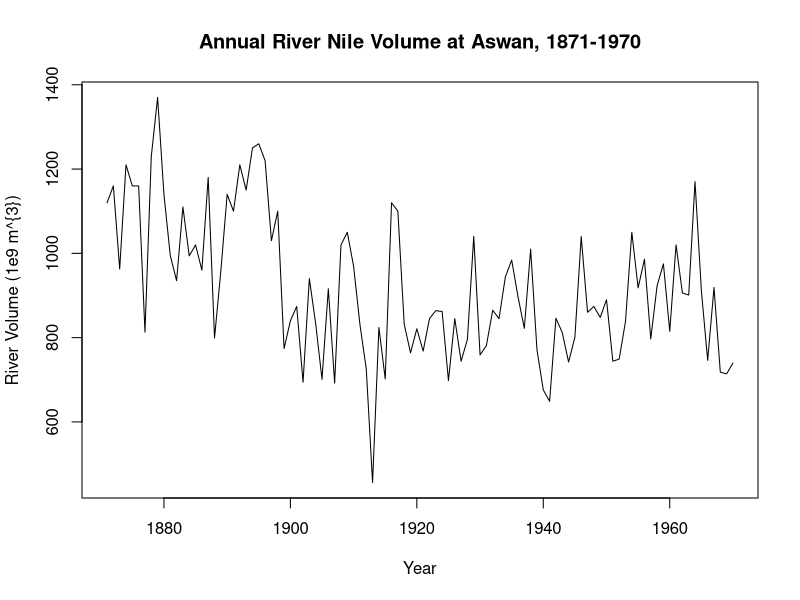
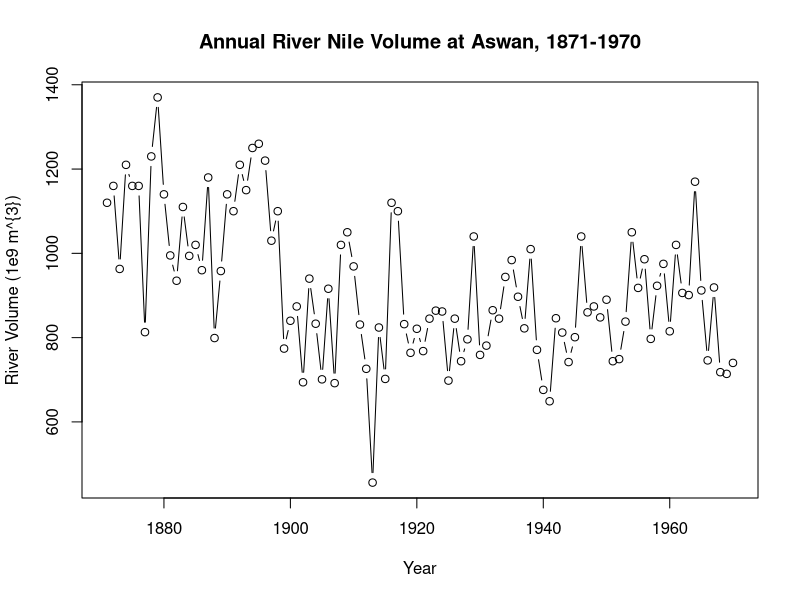
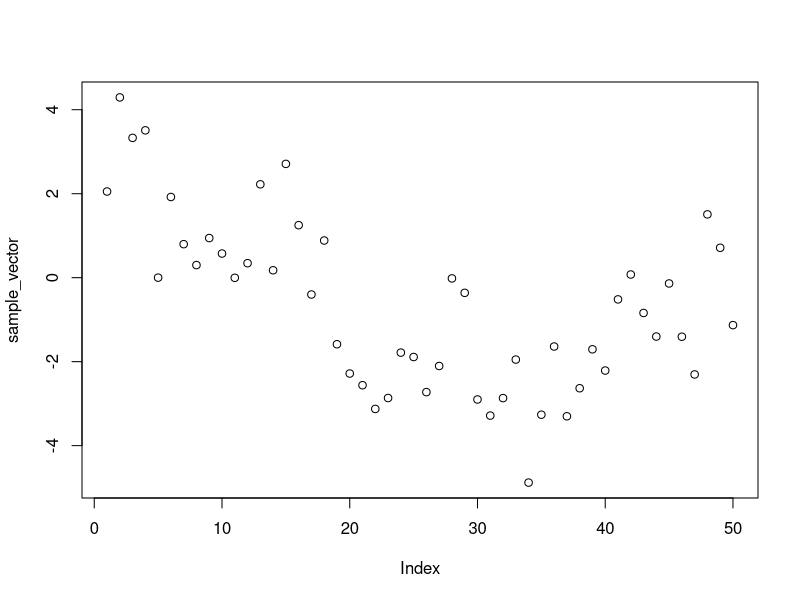
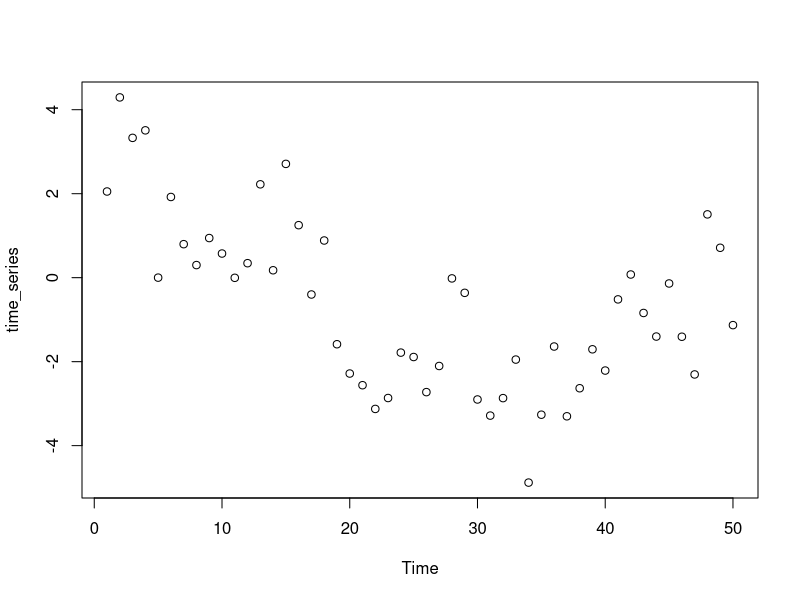
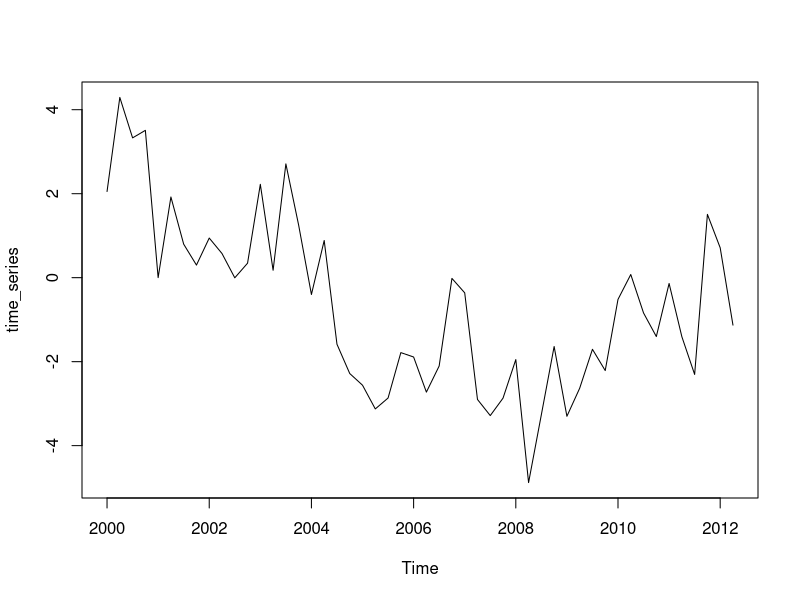
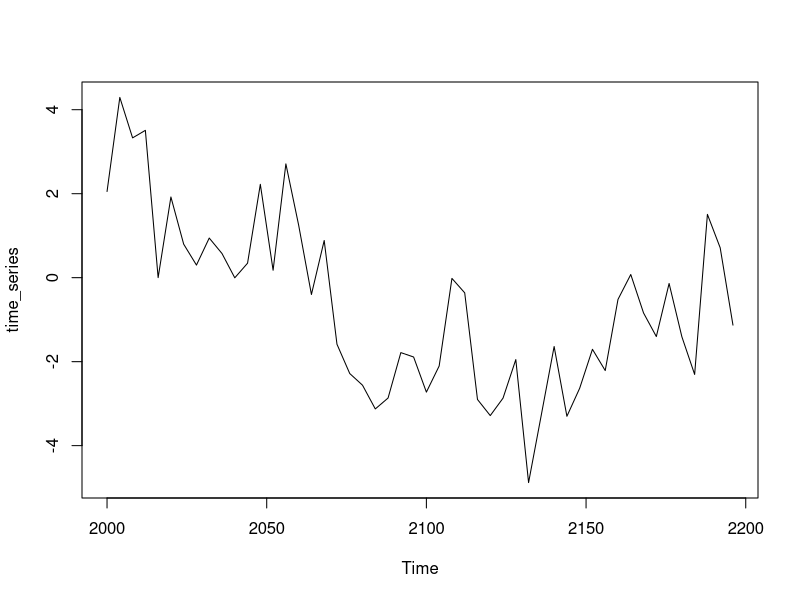
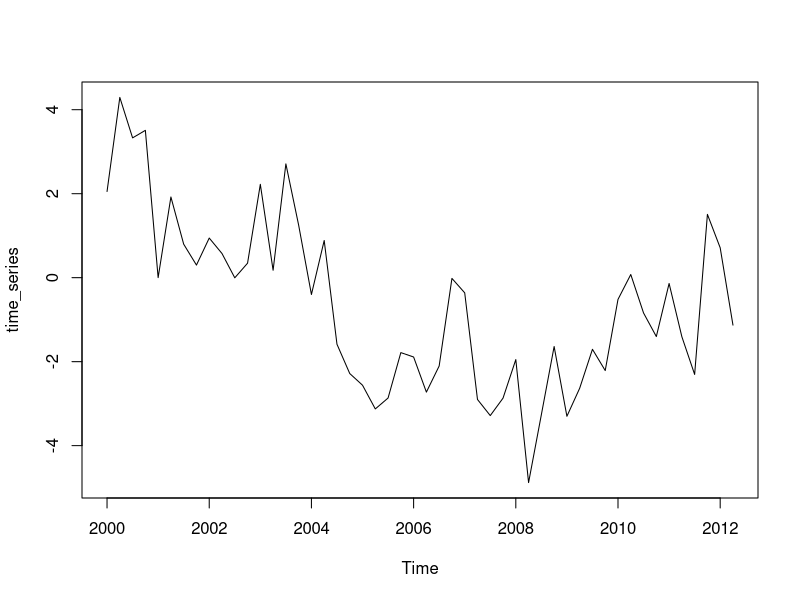
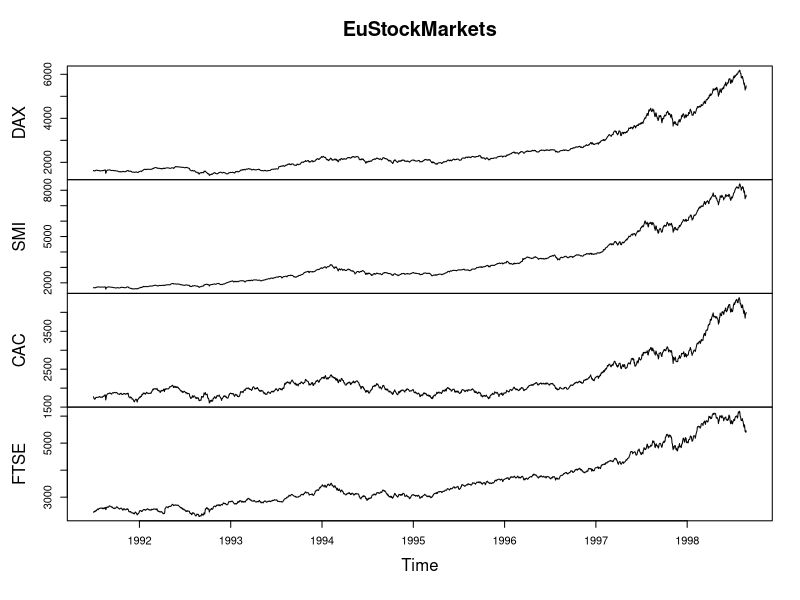

The R source for these figures, in order: (Note: this script raises an error after producing the figures.)
## ---- chunk 1
print(Nile)
## ---- chunk 2
length(Nile)
## ---- chunk 3
head(Nile)
## ---- chunk 4
head(Nile, n = 10)
## ---- chunk 5
tail(Nile)
## ---- chunk 6
plot(Nile, xlab = 'Year', ylab = 'River Volume (1e9 m^{3})', main = 'Annual River Nile Volume at Aswan, 1871-1970')
## ---- chunk 7
plot(Nile, xlab = 'Year', ylab = 'River Volume (1e9 m^{3})', main = 'Annual River Nile Volume at Aswan, 1871-1970',  type = 'b')
# b stands for both: line and points
## ---- chunk 8
print(AirPassengers)
## ---- chunk 9
start(AirPassengers)

end(AirPassengers)
## ---- chunk 10
time(AirPassengers)
## ---- chunk 11
frequency(AirPassengers)
## ---- chunk 12
deltat(AirPassengers)
## ---- chunk 13
cycle(AirPassengers)
## ---- chunk 14
mean(AirPassengers)
## ---- chunk 15
A <- c (1, 2, 3)
A
## ---- chunk 16
sample_vector <- c(2.0521941073,  4.2928852797,  3.3294132944,  3.5085950670,  0.0009576938,
   1.9217186345,  0.7978134128,  0.2999543435,  0.9435687536,  0.5748283388,
 -0.0034005903,  0.3448649176,  2.2229761136,  0.1763144576,  2.7097622770,
  1.2501948965, -0.4007164754,  0.8852732121, -1.5852420266, -2.2829278891,
 -2.5609531290, -3.1259963754, -2.8660295895, -1.7847009207, -1.8894912908,
 -2.7255351194, -2.1033141800, -0.0174256893, -0.3613204151, -2.9008403327,
 -3.2847440927, -2.8684594718, -1.9505074437, -4.8801892525, -3.2634605353,
 -1.6396062522, -3.3012575840, -2.6331245433, -1.7058354022, -2.2119825061,
 -0.5170595186,  0.0752508095, -0.8406994716, -1.4022683487, -0.1382114230,
 -1.4065954703, -2.3046941055,  1.5073891432,  0.7118679477, -1.1300519022)
## ---- chunk 17
plot(sample_vector)
## ---- chunk 18
time_series <- ts(sample_vector)
plot(time_series, type = 'p')
## ---- chunk 19
length(sample_vector)
## ---- chunk 20
time_series <- ts(sample_vector, start = 2000, frequency = 4)
plot(time_series)
## ---- chunk 21
time(time_series)
## ---- chunk 22
time_series <- ts(sample_vector, start = 2000, deltat = 4)
plot(time_series)
## ---- chunk 23
time(time_series)
## ---- chunk 24
time_series <- ts(sample_vector, start = 2000, deltat = 0.25)
plot(time_series)
## ---- chunk 25
time(time_series)
## ---- chunk 26
print(time_series)

print(sample_vector)
## ---- chunk 27
is.ts(time_series)
is.ts(sample_vector)
is.ts(Nile)
is.ts(AirPassengers)
## ---- chunk 28
print(EuStockMarkets)
## ---- chunk 29
head(EuStockMarkets, n = 132)
## ---- chunk 30
tail(EuStockMarkets)
## ---- chunk 31
start(EuStockMarkets)
## ---- chunk 32
end(EuStockMarkets)
## ---- chunk 33
frequency(EuStockMarkets)
## ---- chunk 34
deltat(EuStockMarkets)
## ---- chunk 35
time(EuStockMarkets)
## ---- chunk 36
plot(EuStockMarkets)
## ---- chunk 37
ts.plot(EuStockMarkets, col = 1:4, xlab = "Year", ylab = "Index Value", main = "Major European Stock Indices, 1991-1998")
legend("topleft", colnames(EuStockMarkets), lty = 1, col = 1:4)
## ---- chunk 38
list(order = c(0,0,0))
## ---- chunk 39
white_noise <- arima.sim(model = list(order = c(0,0,0)), n = 100)
print(white_noise)
## ---- chunk 40
is.ts(white_noise)
## ---- chunk 41
ts.plot(white_noise)
## ---- chunk 42
white_noise2 <- arima.sim(model = list(c(0,0,0)), n = 100, mean = 100, sd = 20)
ts.plot(white_noise2)
## ---- chunk 43
white_noise11 <- arima.sim(model = list(order = c(0, 0, 0)), n = 100)
white_noise22 <- arima.sim(model = list(c(0, 0, 0)), n = 100)
white_noise33 <- arima.sim(model = list(order2 = c(0, 0, 0)), n = 100)
## ---- chunk 44
white_noise11 - white_noise33
## ---- chunk 45
white_noisea <- arima.sim(model = list(order = c(0, 0, 0)), n = 100)
white_noiseb <- arima.sim(model = list(order = c(0, 0, 0)), n = 100)
white_noisea - white_noiseb
## ---- chunk 46
random_walk <- arima.sim(model = list(order = c(0, 1, 0)), n = 100)
ts.plot(random_walk)
## ---- chunk 47
ts.plot(diff(random_walk))
## ---- chunk 48
rw_drift <- arima.sim(model = list(order = c(0, 1, 0)), n = 1000, mean = 0.1)
ts.plot(rw_drift)
## ---- chunk 49
mean(diff(rw_drift))
## ---- chunk 50
rw_drift_diff <- diff(rw_drift)
ts.plot(rw_drift_diff)
## ---- chunk 51
model_wn <- arima(rw_drift_diff, order = c(0, 0, 0))
model_wn
## ---- chunk 52
model_wn$coef
## ---- chunk 53
int_wn <- model_wn$coef
## ---- chunk 54
ts.plot(rw_drift)
abline(0, int_wn)
## ---- chunk 55
white_noise <- arima.sim(model = list(order = c(0, 0, 0)), n = 100)

random_walk <- cumsum(white_noise)

wn_drift <- arima.sim(model = list(order = c(0, 0, 0)), n = 100, mean = 0.4)

rw_drift <- cumsum(wn_drift)

plot.ts(cbind(white_noise, random_walk, wn_drift, rw_drift))
## ---- chunk 56
EuStockMarkets[-1860,]
## ---- chunk 57
eu_percentreturns <- (EuStockMarkets[-1,] / EuStockMarkets[-1860,] - 1) * 100

head(eu_percentreturns)
## ---- chunk 58
tail(eu_percentreturns)
## ---- chunk 59
colMeans(eu_percentreturns)
## ---- chunk 60
apply(eu_percentreturns, MARGIN = 2, FUN = var)
## ---- chunk 61
apply(eu_percentreturns, MARGIN = 2, FUN = sd)
## ---- chunk 62
par(mfrow = c(2,2))
apply(eu_percentreturns, MARGIN = 2, FUN = hist, main = " ", xlab = "Percentage Return")
## ---- chunk 63
par(mfrow = c(2,2))
apply(eu_percentreturns, MARGIN = 2, FUN = qqnorm, main = "")
qqline(eu_percentreturns)
## ---- chunk 64
head(eu_percentreturns)
## ---- chunk 65
head(eu_percentreturns[,1])
## ---- chunk 66
DAX <- EuStockMarkets[, 1]
FTSE <- EuStockMarkets[, 4]

plot(DAX, FTSE)
## ---- chunk 67
pairs(EuStockMarkets)
## ---- chunk 68
logreturns <- diff(log(EuStockMarkets))

plot(logreturns)
## ---- chunk 69
pairs(logreturns)
## ---- chunk 70
DAX_logreturns <- logreturns[, 1]
FTSE_logreturns <- logreturns[, 4]
## ---- chunk 71
cov(DAX_logreturns, FTSE_logreturns)
## ---- chunk 72
cov(logreturns)
## ---- chunk 73
cor(DAX_logreturns, FTSE_logreturns)
## ---- chunk 74
corMat <- cor(logreturns)
corMat
## ---- chunk 75
corFlat <- corMat[-1]
corFlat
## ---- chunk 76
corFlat[-100]
## ---- chunk 77
corFlat[-(1:2)]
## ---- chunk 78
x = c(2.06554379,  1.29963803,  0.03357800, -0.34258065,  0.23256126,  0.46812008,
      4.34111562,  2.82007636,  2.90799984,  2.33495061,  1.15989954,  0.82008659,
      -0.24338927, -0.03355907, -1.53548216, -0.69363797, -1.41731648, -0.76623179,
      0.83536060,  0.04395345,  1.07447506,  1.50200360, -0.21238609,  0.32996521,
  -0.75033470, -0.10522038,  0.20471918, -0.17170595,  0.87181378,  1.47213721,
   0.84112591,  0.96430157,  0.66829027, -0.25752691,  0.08193916, -1.46057000,
  -1.26726830, -2.19329186, -2.21008902,  0.42338945, -1.01513893, -1.54446229,
  -0.72524036,  0.70352378, -0.36108456, -0.77422092, -0.50023603,  1.31369378,
   1.15621723,  0.68782375, -0.79475183,  0.32563325,  2.00955556,  1.70614293,
   0.99910640,  0.68932712,  0.65764259,  1.51403467,  0.85806413,  1.96951273,
   2.98268339,  3.01781322,  1.30009671,  0.71140225,  0.40782908, -0.53429804,
  -0.21147251,  1.72814428, -0.75541665, -1.34178777, -1.72317007, -2.78147841,
  -1.72572507, -3.49466071, -2.41789449, -0.13744248, -0.15805310, -0.27865357,
  -0.97493500, -1.52666608, -1.04093146, -1.26059748, -1.44067012, -1.23902633,
  -0.44668174,  1.12562870,  3.25518488,  1.13570549,  0.98992411,  0.38244269,
   2.71124649,  2.42216865,  1.78509981, -1.03092109, -1.06607323, -2.63465306,
  -2.66808169, -1.30411399, -1.04269885,  0.40215260, -0.48928251, -0.49381470,
 -1.08457733, -0.27456945, -1.84390881, -2.09907629, -1.88923578, -1.84534263,
 -0.33812159, -1.20911695, -0.50157701, -0.58298734, -1.66575871, -1.41327839,
 -2.55380296, -0.86895290, -2.16915012, -2.60202618, -2.05678159, -0.87654110,
  1.32919650,  1.07620974, -0.96432698, -1.81480027, -2.05757608, -2.34353353,
 -0.01467163,  0.77321454,  0.03106214,  1.16999559,  2.67732293,  4.57761736,
  4.90582958,  4.13300371,  4.04398099,  1.35081333,  0.61429043,  1.42969023,
  0.79231154,  1.34178061,  2.22016551,  2.82502290,  2.43279283,  1.89023418,
  0.46877402, -1.30680558, -1.45910588,  0.21169330,  1.10203354,  1.42360646)

x_ts = ts(x)
## ---- chunk 79
x_ts
## ---- chunk 80
ts.plot(x_ts)
## ---- chunk 81
n = length(x)
x_t0 <- x[-1]
x_t1 <- x[-n]
## ---- chunk 82
head(cbind(x_t0, x_t1))
## ---- chunk 83
plot(x_t0, x_t1)
## ---- chunk 84
cor(x_t0, x_t1)
cor(x_t1, x_t0)
## ---- chunk 85
acf(x_ts, lag.max = 1, plot = FALSE)
## ---- chunk 86
cor(x_t0, x_t1) * ((n-1) / (n))
## ---- chunk 87
acf(x_ts, plot = FALSE)
## ---- chunk 88
acf(x_ts, lag.max = 5, plot = FALSE)
## ---- chunk 89
acf(x_ts, lag.max = 5, plot = FALSE)[3]
## ---- chunk 90
acf(x_ts, lag.max = 10, plot = TRUE)
## ---- chunk 91
# Simulate an AR model with 0.5 slope
x <- arima.sim(model = list(ar = 0.5), n = 100)
## ---- chunk 92
# Simulate an AR model with slope greater than 1
x <- arima.sim(model = list(ar = 1.5), n = 100)
## ---- chunk 93
# Simulate an AR model with 0.9 slope
y <- arima.sim(model = list(ar = 0.9), n = 100)

# Simulate an AR model with -0.75 slope
z <- arima.sim(model = list(ar = -0.75), n = 100)
## ---- chunk 94
plot(cbind(x, y, z), type = 'b')
## ---- chunk 95
plot.ts(cbind(x, y, z), type = 'b')
## ---- chunk 96
acf(x)
## ---- chunk 97
acf(y)
## ---- chunk 98
acf(z)
## ---- chunk 99
sample_vec <- c(rep(1,50))
sample_vec
## ---- chunk 100
sample_ts <- ts(sample_vec)
sample_ts
## ---- chunk 101
cov(sample_ts[-50], sample_ts[-1])
## ---- chunk 102
white_noise <- arima.sim(model = list(order = c(0, 0, 0)), n = 100)
acf(white_noise)
## ---- chunk 103
x <- arima.sim(model = list(ar = 0.9), n = 200)
ts.plot(x)
## ---- chunk 104
acf(x)
## ---- chunk 105
y <- arima.sim(model = list(ar = 0.98), n = 200)
ts.plot(y)
acf(y)
## ---- chunk 106
z <- arima.sim(model = list(order = c(0, 1, 0)), n = 200)
ts.plot(z)
## ---- chunk 107
acf(z)
## ---- chunk 108
ts.plot(AirPassengers)
## ---- chunk 109
AR <- arima(AirPassengers, order = c(1, 0, 0))
print(AR)
## ---- chunk 110
residuals(AR)
## ---- chunk 111
ts.plot(AirPassengers)
AR_fitted <- AirPassengers - residuals(AR)
points(AR_fitted, type = "l", col = 14, lty = 2)
## ---- chunk 112
print(Nile)    
## ---- chunk 113
AR_Nile_fit <- arima(Nile, order = c(1, 0, 0))
print(AR_Nile_fit)
## ---- chunk 114
predict_AR <- predict(AR_Nile_fit)
predict_AR
## ---- chunk 115
predict_AR$pred[1]
## ---- chunk 116
predict(AR_Nile_fit, n.ahead = 10)
## ---- chunk 117
ts.plot(Nile, xlim = c(1871, 1980))
AR_forecast <- predict(AR_Nile_fit, n.ahead = 10)$pred
AR_forecast_se <- predict(AR_Nile_fit, n.ahead = 10)$se
points(AR_forecast, type = "l", col = 2)
points(AR_forecast - 2 * AR_forecast_se, type = "l", col = 2, lty = 2)
points(AR_forecast + 2 * AR_forecast_se, type = "l", col = 2, lty = 2)
## ---- chunk 118
acf(Nile)
